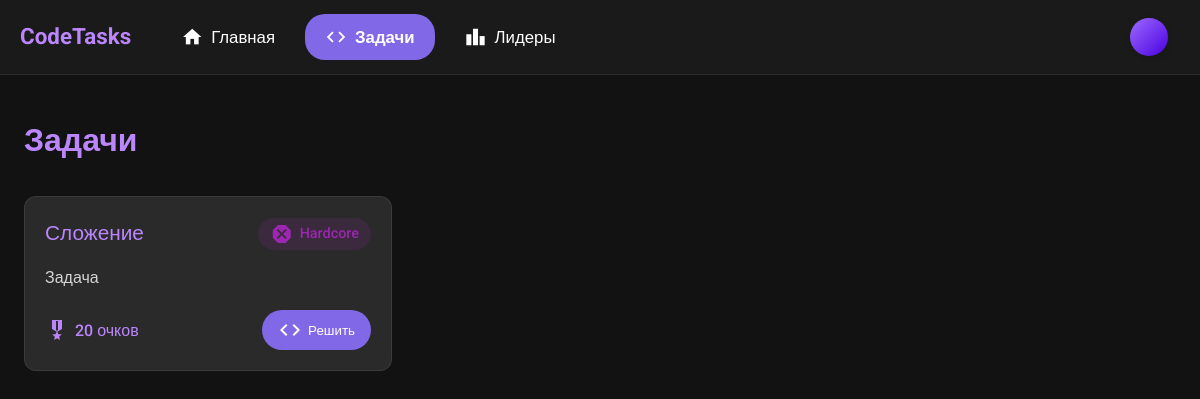
The page /tasks/ on the database as committed earlier.
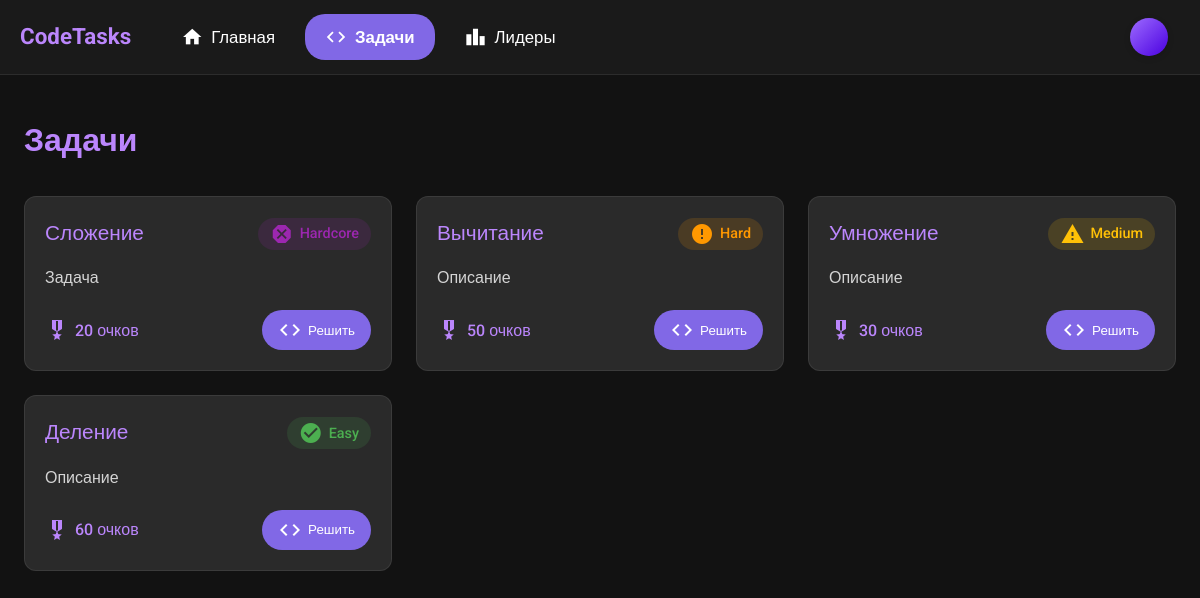
The same page on the database as committed later.
### app/models.py (models this page shows, shortened)
class Task(models.Model):
    title = models.CharField(max_length=100)
    description = models.TextField()
    COMPLEXITY_CHOICES = [
        (0, 'Easy'),
        (1, 'Medium'),
        (2, 'Hard'),
        (3, "Extreme"),
        (4, "Hardcore")
    ]
    complexity = models.IntegerField(choices=COMPLEXITY_CHOICES)
    award_points = models.IntegerField(default=0)

### app/views.py (the view)
# urls.py: path("tasks/", views.tasks, name="tasks"),
def tasks(request):
    tasks_list = Task.objects.all()
    return render(request, "tasks.html", {'tasks': tasks_list})

### templates/tasks.html (shortened to what this page needs)
{% extends 'base.html' %}
{% block content %}
    <div class="page-header">
        <h1 class="page-title">Задачи</h1>
    </div>
    <div class="tasks-container">
        {% for task in tasks %}
            <div class="task-card">
                <div class="task-header">
                    <a href="#" class="task-title">{{ task.title }}</a>
                    <span class="task-complexity complexity-{{ task.get_complexity_display|lower }}">
                <span class="material-icons"></span>
                {{ task.get_complexity_display }}
            </span>
                </div>
                <p class="task-description">{{ task.description|truncatechars:80 }}</p>
                <div class="task-footer">
                    <div class="task-points">
                        <span class="material-icons">military_tech</span>
                        <span>{{ task.award_points }} очков</span>
                    </div>
                    <button class="solve-button">
                        <span class="material-icons">code</span>
                        Решить
                    </button>
                </div>
            </div>
        {% empty %}
            <p>Пока нет доступных задач</p>
        {% endfor %}
    </div>
{% endblock %}

Rows that differ between the two databases and show on the page:
added Task: title "Вычитание", complexity "Hard", description "Описание", award_points "50"
added Task: title "Умножение", complexity "Medium", description "Описание", award_points "30"
added Task: title "Деление", complexity "Easy", description "Описание", award_points "60"
